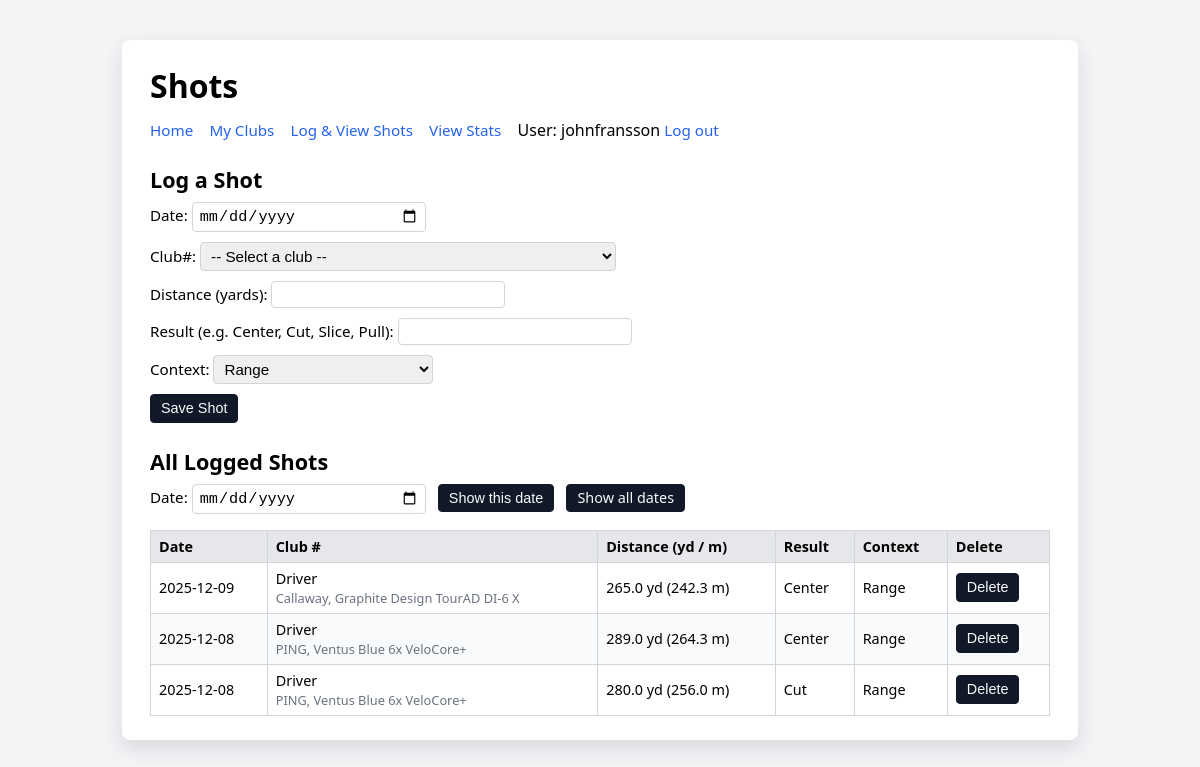
/shots (signed in), run on the app's committed database.
### tables this page shows
CREATE TABLE shots (
id INTEGER PRIMARY KEY AUTOINCREMENT,
club_id INTEGER NOT NULL,
date TEXT NOT NULL,
distance REAL NOT NULL,
result TEXT,
context TEXT,
FOREIGN KEY (club_id) REFERENCES clubs(id)
);

CREATE TABLE clubs (
id INTEGER PRIMARY KEY AUTOINCREMENT,
name TEXT NOT NULL,
loft REAL,
notes TEXT,
bag_order INTEGER
, user_id INTEGER NOT NULL DEFAULT 1);

### app.py (the view, shortened to what this page needs)
@app.route("/shots", methods=["GET", "POST"])
@login_required
def shots():
    user_id = session["user_id"]
    selected_date = request.args.get("date")
    clubs = db.execute(
        """
        SELECT id, name, notes
        FROM clubs
        WHERE user_id = ?
        ORDER BY COALESCE(bag_order, 999), name
        """,
        user_id,
    )
    base_query = """
        SELECT shots.id,
               shots.date,
               shots.distance,
               shots.result,
               shots.context,
               clubs.name  AS club_name,
               clubs.notes AS club_notes,
               COALESCE(clubs.bag_order, 999) AS bag_order
        FROM shots
        JOIN clubs ON shots.club_id = clubs.id
        WHERE clubs.user_id = ?
    """
    params = [user_id]
    if selected_date:
        base_query += " AND shots.date = ?\n"
        params.append(selected_date)
    base_query += """
        ORDER BY bag_order,
                 shots.date DESC,
                 shots.id DESC
    """
    rows = db.execute(base_query, *params)
    return render_template(
        "shots.html",
        shots=rows,
        clubs=clubs,
        selected_date=selected_date,
    )

### app.py (called while the page is built)
def login_required(f):
    @wraps(f)
    def wrapped(*args, **kwargs):
        if "user_id" not in session:
            return redirect("/login")
        return f(*args, **kwargs)
    return wrapped

### templates/shots.html (shortened to what this page needs)
<!doctype html>
<html lang="en">
    <head>
        <link rel="stylesheet" href="{{ url_for('static', filename='styles.css') }}">
    </head>
    <body>
        <div class="container">
            <h1>Shots</h1>
            <nav>
                <a href="/">Home</a>
                <a href="/clubs">My Clubs</a>
                <a href="/shots">Log &amp; View Shots</a>
                <a href="/stats">View Stats</a>
                <span class="nav-user">User: {{ session.username }}</span>
                <a href="/logout">Log out</a>
            </nav>
            <h2>Log a Shot</h2>
            <form action="/shots" method="post">
                <p>
                    <label>
                        Date:
                        <input type="date" name="date">
                    </label>
                </p>
                <p>
                    <label>
                        Club#:
                        <select name="club_id" required>
                            <option value="">-- Select a club --</option>
                        </select>
                    </label>
                </p>
                <p>
                    <label>
                        Distance (yards):
                        <input type="number" step="0.1" name="distance" required>
                    </label>
                </p>
                <p>
                    <label>
                        Result (e.g. Center, Cut, Slice, Pull):
                        <input type="text" name="result">
                    </label>
                </p>
                <p>
                    <label>
                        Context:
                        <select name="context">
                            <option value="Range">Range</option>
                        </select>
                    </label>
                </p>
                <p>
                    <button type="submit">Save Shot</button>
                </p>
            </form>
            <h2>All Logged Shots</h2>
            <form action="/shots" method="get" class="filter-form">
                <p>
                    <label>
                        Date:
                        <input type="date" name="date" value="{{ selected_date or '' }}">
                    </label>
                    <button type="submit" class="btn">Show this date</button>
                    <a href="/shots" class="btn">Show all dates</a>
                </p>
            </form>
            {% if shots %}
                <table>
                    <thead>
                        <tr>
                            <th>Date</th>
                            <th>Club #</th>
                            <th>Distance (yd / m)</th>
                            <th>Result</th>
                            <th>Context</th>
                            <th>Delete</th>
                        </tr>
                    </thead>
                    <tbody>
                        {% for shot in shots %}
                            <tr>
                                <td>{{ shot.date }}</td>
                                <td>
                                    {{ shot.club_name }}
                                    {% if shot.club_notes %}
                                        <br><small>{{ shot.club_notes }}</small>
                                    {% endif %}
                                </td>
                                <td>
                                    {{ shot.distance }} yd
                                    ({{ (shot.distance * 0.9144) | round(1) }} m)
                                </td>
                                <td>{% if shot.result %}
                                    {{ shot.result|capitalize }}
                                {% endif %}
                                </td>
                                <td>{{ shot.context }}</td>
                                <td>
                                    <form action="/shots/{{ shot.id }}/delete" method="post" style="display:inline;">
                                        <button type="submit" onclick="return confirm('Delete this shot?');">
                                            Delete
                                        </button>
                                    </form>
                                </td>
                            </tr>
                        {% endfor %}
                    </tbody>
                </table>
            {% else %}
                {% if selected_date %}
                    <p>No shots logged for {{ selected_date }}.</p>
                {% else %}
                    <p>No shots logged yet.</p>
                {% endif %}
            {% endif %}
        </div>
    </body>
</html>

### static/styles.css (style rules this page uses)
body { font-family: system-ui, -apple-system, BlinkMacSystemFont, "Segoe UI", sans-serif; background-color: #f3f4f6; margin: 0; padding: 0; }
.container { max-width: 900px; margin: 40px auto; background-color: #ffffff; padding: 24px 28px; border-radius: 8px; box-shadow: 0 8px 20px rgba(15, 23, 42, 0.12); }
h1 { margin-top: 0; margin-bottom: 12px; font-size: 2rem; }
h2 { margin-top: 24px; margin-bottom: 8px; font-size: 1.35rem; }
nav { margin-bottom: 16px; }
nav a { margin-right: 12px; text-decoration: none; color: #2563eb; font-size: 0.95rem; }
table { width: 100%; border-collapse: collapse; margin-top: 12px; font-size: 0.9rem; }
th, td { border: 1px solid #d1d5db; padding: 6px 8px; text-align: left; }
th { background-color: #e5e7eb; font-weight: 600; }
tbody tr:nth-child(even) { background-color: #f9fafb; }
form p { margin: 6px 0; }
label { display: inline-block; margin-bottom: 4px; font-size: 0.95rem; }
input[type="text"], input[type="number"], input[type="date"], select { padding: 4px 6px; font-size: 0.95rem; border: 1px solid #d1d5db; border-radius: 4px; min-width: 220px; }
button, input[type="submit"], .btn { display: inline-block; padding: 4px 10px; font-size: 0.9rem; line-height: 1.3; border-radius: 4px; border: 1px solid #111827; background-color: #111827; color: #f9fafb; cursor: pointer; text-decoration: none; box-sizing: border-box; }
.filter-form .btn { margin-left: 0.5rem; }
small { color: #6b7280; font-size: 0.8rem; }

### data on the page
shots: date "2025-12-09", club_name "Driver", club_notes "Callaway, Graphite Design TourAD DI-6 X", distance "265.0", (shot.distance*0.9144)|round(1) "242.3", result "Center", context "Range"
shots: date "2025-12-08", club_name "Driver", club_notes "PING, Ventus Blue 6x VeloCore+", distance "289.0", (shot.distance*0.9144)|round(1) "264.3", result "Center", context "Range"
shots: date "2025-12-08", club_name "Driver", club_notes "PING, Ventus Blue 6x VeloCore+", distance "280.0", (shot.distance*0.9144)|round(1) "256.0", result "Cut", context "Range"

### other printed values
{{ session.username }} "johnfransson"
